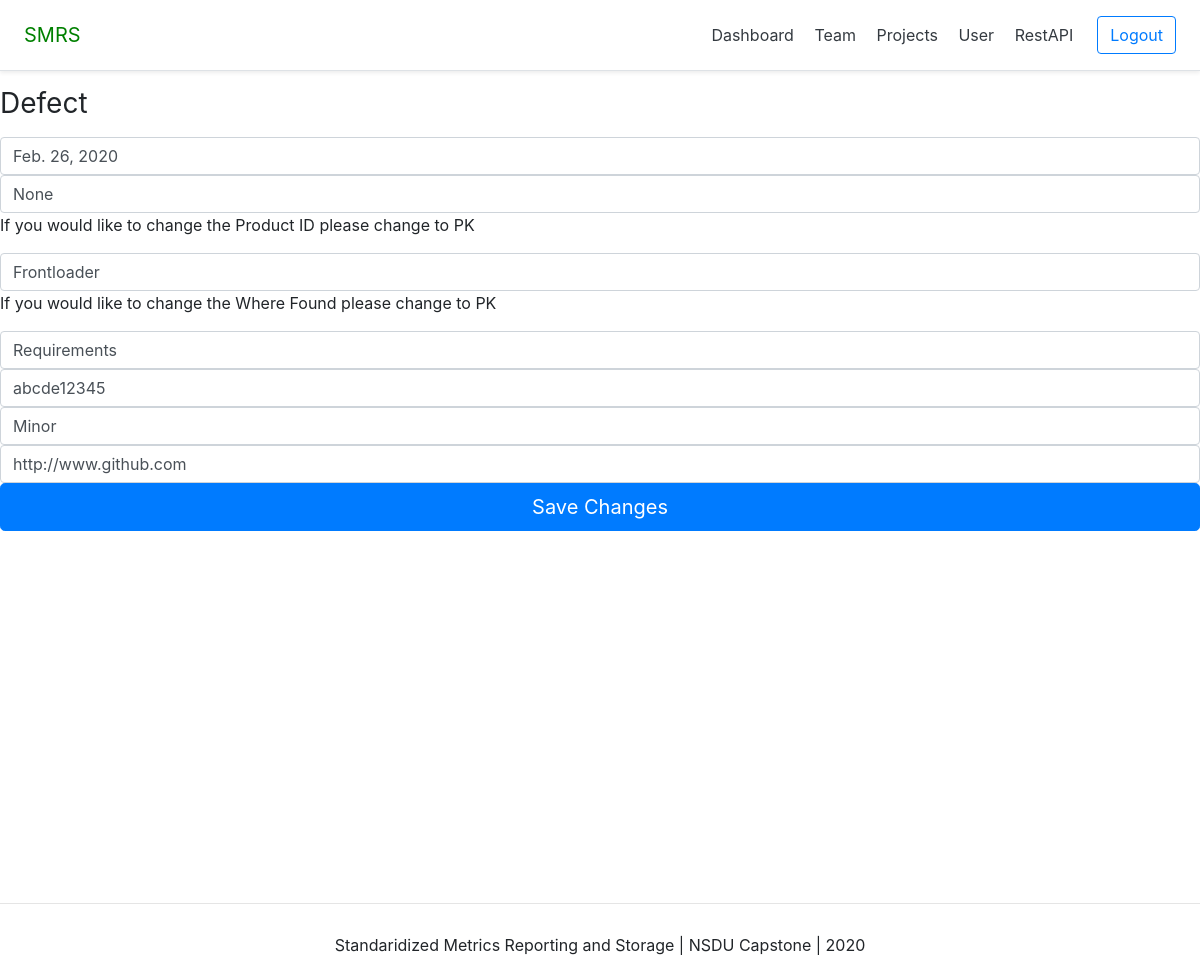
Before: /dashboard/defect/1 (signed in) with the older database file.
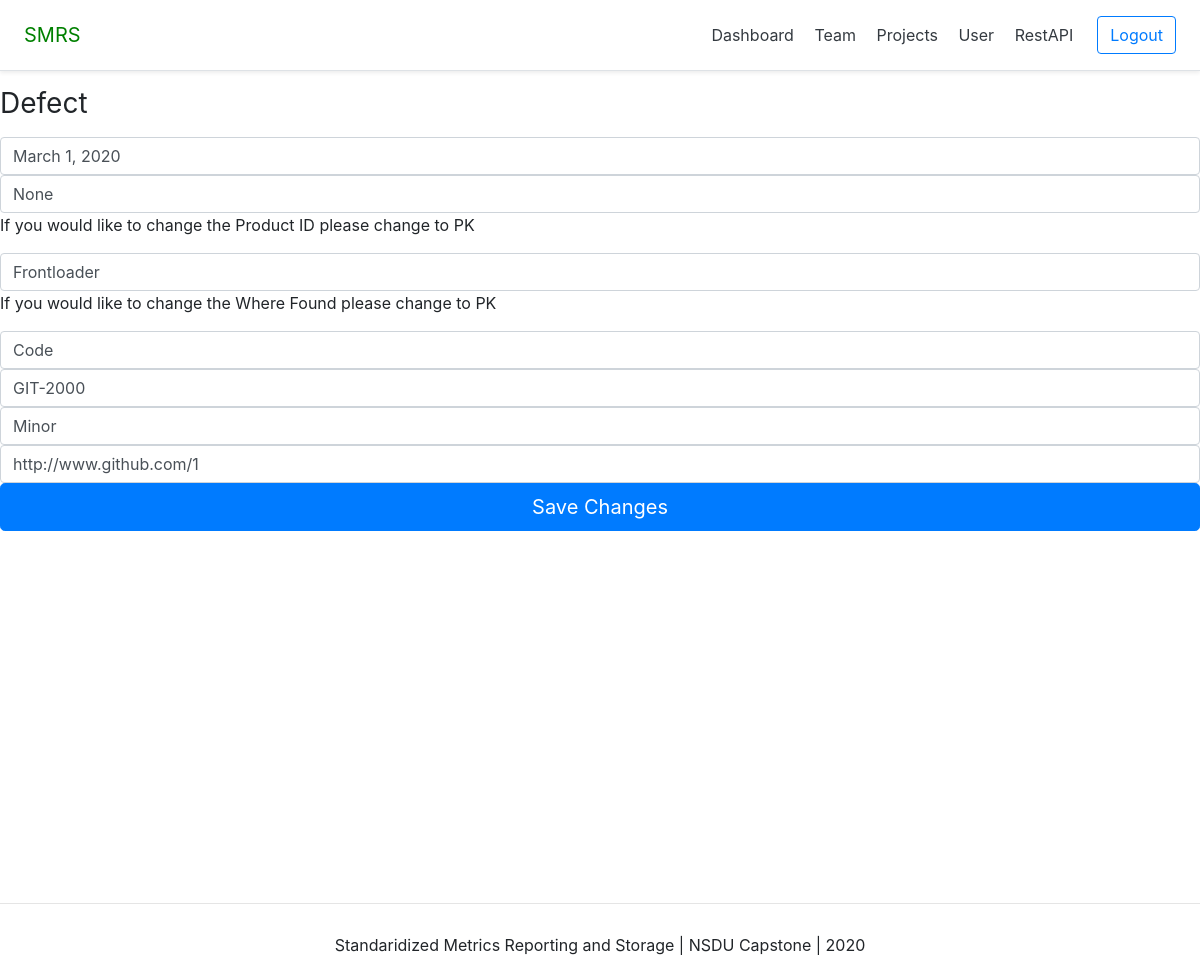
After: the same page with the newer database file.
### restAPI/models.py (models this page shows, shortened)
class Defect (models.Model):
    dateOpened              = models.DateField(auto_now=False, auto_now_add=False)
    dateClosed              = models.DateField(blank=True, null=True)
    projectID               = models.ForeignKey(Project, on_delete=models.CASCADE)
    whereFound              = models.ForeignKey(PhaseType, on_delete=models.CASCADE)
    tag                     = models.CharField(max_length=50, unique=True)
    severity                = models.CharField(choices=MajorMinorChoices,max_length=25)
    url                     = models.URLField(max_length=200, unique=True)

class PhaseType (models.Model):
    phase_type               = models.CharField(max_length=25)
    def __str__(self):
        return self.phase_type

### dashboard/views.py (the view)
# urls.py: path('defect/<int:pk>', defect_view, name='defectDetail'),
def defect_view(request, pk):
    context= {}
    user = request.user
    if not user.is_authenticated:
        return redirect("acccount:login")
    currentDefect = Defect.objects.filter(pk = pk).first()
    if request.POST:
        form = DefectForm(request.POST, instance = currentDefect)
        if form.is_valid():
            form.initial = {
                "dateOpened": request.POST["dateOpened"],
                "dateClosed": request.POST["dateClosed"],
                "projectID" : request.POST["projectID"],
                "whereFound": request.POST["whereFound"],
                "tag"       : request.POST["tag"],
                "severity"  : request.POST["severity"],
                "url"       : request.POST["url"]
            }
            form.save()
            context["success_message"] = "Updated"
    else:
        form = DefectForm(
             initial = {
                "dateOpened": currentDefect.dateOpened,
                "dateClosed": currentDefect.dateClosed,
                "projectID" : currentDefect.projectID,
                "whereFound": currentDefect.whereFound,
                "tag"       : currentDefect.tag,
                "severity"  : currentDefect.severity,
                "url"       : currentDefect.url,
             }
        )
    context['form'] = form
    return render(request, "dashboard/defect_detail.html", context)

### dashboard/forms.py
class DefectForm(forms.ModelForm):
    dateClosed = forms.DateField(required=False)
    class Meta:
        model = Defect
        fields = ('dateOpened','dateClosed','projectID','whereFound','tag','severity','url')

### restAPI/models.py (called while the page is built)
    def __str__(self):
        return self.name

### dashboard/templates/dashboard/defect_detail.html (shortened to what this page needs)
{% extends 'base.html' %}
{% block content %}
<form class="form-signin" method="post">{% csrf_token %}
    <h1 class="h3 mb-3 font-weight-normal">Defect</h1>
    <input type="text" name="dateOpened"  class="form-control" placeholder="Date Opened" required autofocus value = "{{form.initial.dateOpened}}">
    <input type="text" name="dateClosed"  class="form-control" placeholder="Date Closed" value = "{{form.initial.dateClosed}}">
    <p> If you would like to change the Product ID please change to PK</p>
    {% for field in form %}
        {% if field.name == "projectID" %}
        <input list="projectID" name="projectID"   class="form-control" placeholder="Project ID"  required value = "{{form.initial.projectID}}" >
        {% endif %}
    {% endfor %}
    <p> If you would like to change the Where Found please change to PK</p>
    {% for field in form %}
        {% if field.name == "whereFound" %}
        <input list="whereFound" name="whereFound"  class="form-control" placeholder="Where Found" required value = "{{form.initial.whereFound}}">
        {% endif %}
    {% endfor %}
    <input type="text" name="tag"         class="form-control" placeholder="Tag"         required value = "{{form.initial.tag}}">
    <input type="text" name="severity"    class="form-control" placeholder="Severity"    required value = "{{form.initial.severity}}">
    <input type="text" name="url"         class="form-control" placeholder="URL"         required value = "{{form.initial.url}}">
    <button class="btn btn-lg btn-primary btn-block" type="submit">Save Changes</button>
  </form>
{% endblock content %}

Changed rows visible on the page:
no longer on this page (row unchanged): PhaseType: whereFound "Requirements"
changed Defect "Minor": dateOpened "Feb. 26, 2020" → "March 1, 2020"; tag "abcde12345" → "GIT-2000"; url "http://www.github.com" → "http://www.github.com/1"
now on this page (row unchanged): PhaseType: whereFound "Code"
